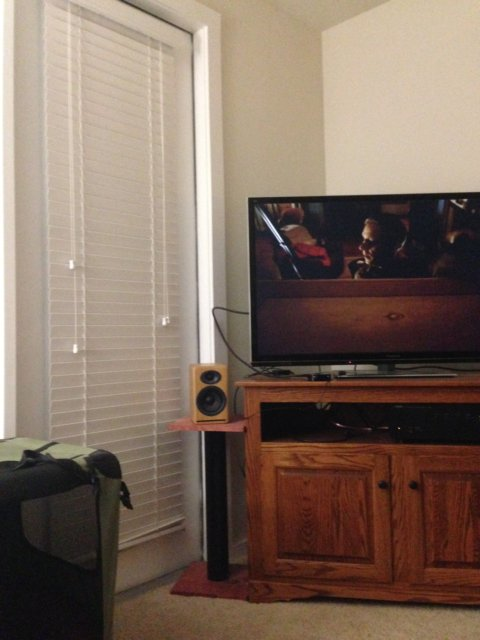
#> input picture Homework/Lab3/data/TV1.jpg, 480 x 640 px; its folder holds 4 pictures in this run
$ python main.py
#> lines starting #> are read from the running program, lines starting #| are printed output that depends on the picture
import argparse
import os

import cv2
import matplotlib.pyplot as plt
import numpy as np
from numpy.linalg import inv, norm, svd


def parse_args():
    parser = argparse.ArgumentParser()
    parser.add_argument('--ratio', type=float, default=0.6)
    parser.add_argument('--num_sample', type=int, default=10)
    parser.add_argument('--num_iteration', type=int, default=3000)
    parser.add_argument('--tolerance', type=float, default=5)
    parser.add_argument('--require', type=float, default=0.9)
    parser.add_argument('--data', type=str, default='data')
    parser.add_argument('--my_data', type=str, default='my_data')
    parser.add_argument('--output', type=str, default='output')
    return parser.parse_args()


def load_data(path):
    def load_image(path, name, index):
#> called with path = 'data', name = 'TV', index = 1
        return cv2.imread(os.path.join(path, f'{name}{index}.jpg'), cv2.IMREAD_COLOR)[:, :, ::-1]
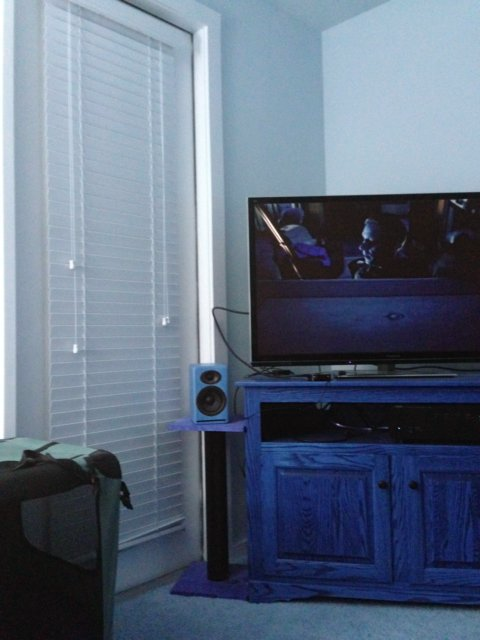
#> returned value: shape (640, 480, 3); mean of channels 0, 1, 2 127.8, 108.5, 95.3; drawn as B, G, R

    names = {i[:-5] for i in os.listdir(path)}
    return tuple(zip(names, (load_image(path, name, 1) for name in names), (load_image(path, name, 2) for name in names)))
#> call 2 of load_image, with path = 'data', name = 'TV', index = 2
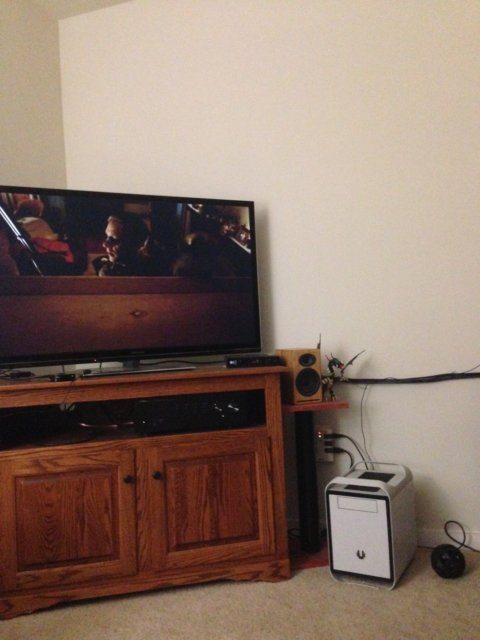
#> input picture Homework/Lab3/data/TV2.jpg, 480 x 640 px
#> in load_image (call 2), `return cv2.imread(os.path.join(path, f'{name}{index}.jpg'), cv2.IMREAD..`:
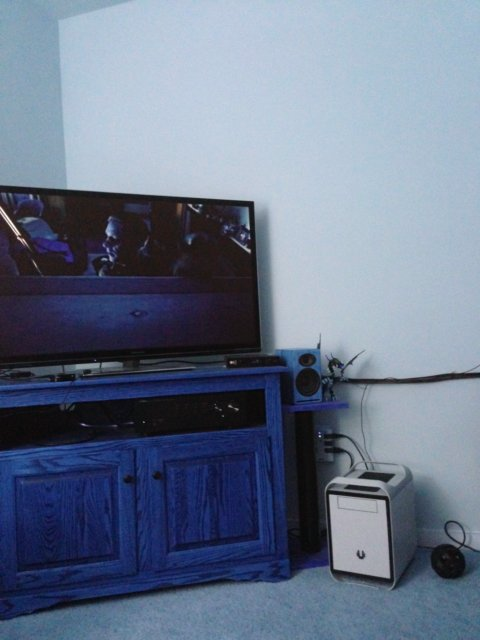
#> returned value: shape (640, 480, 3); mean of channels 0, 1, 2 139.1, 117.7, 105.4; drawn as B, G, R
#> call 3 of load_image, with path = 'data', name = 'S', index = 1
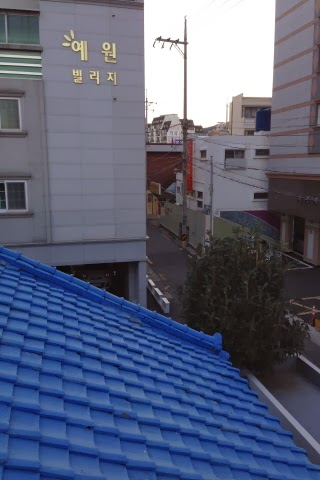
#> input picture Homework/Lab3/data/S1.jpg, 320 x 480 px
#> in load_image (call 3), `return cv2.imread(os.path.join(path, f'{name}{index}.jpg'), cv2.IMREAD..`:
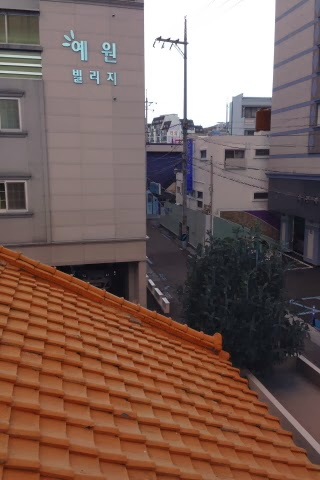
#> returned value: shape (480, 320, 3); mean of channels 0, 1, 2 89.6, 96.9, 121.5; drawn as B, G, R
#> call 4 of load_image, with path = 'data', name = 'S', index = 2
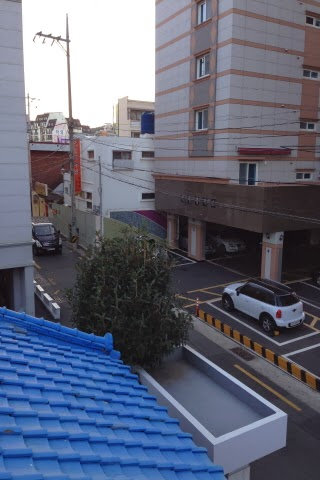
#> input picture Homework/Lab3/data/S2.jpg, 320 x 480 px
#> in load_image (call 4), `return cv2.imread(os.path.join(path, f'{name}{index}.jpg'), cv2.IMREAD..`:
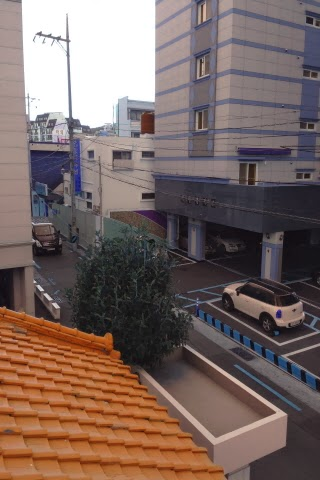
#> returned value: shape (480, 320, 3); mean of channels 0, 1, 2 97.7, 102.9, 121.4; drawn as B, G, R


# [138 lines left out: functions stitch, output, not called in this run]


if __name__ == '__main__':
    args = parse_args()
    for name, left, right in load_data(args.data) + load_data(args.my_data):
#> (the run stopped early here; a loop or call above may not have finished)
